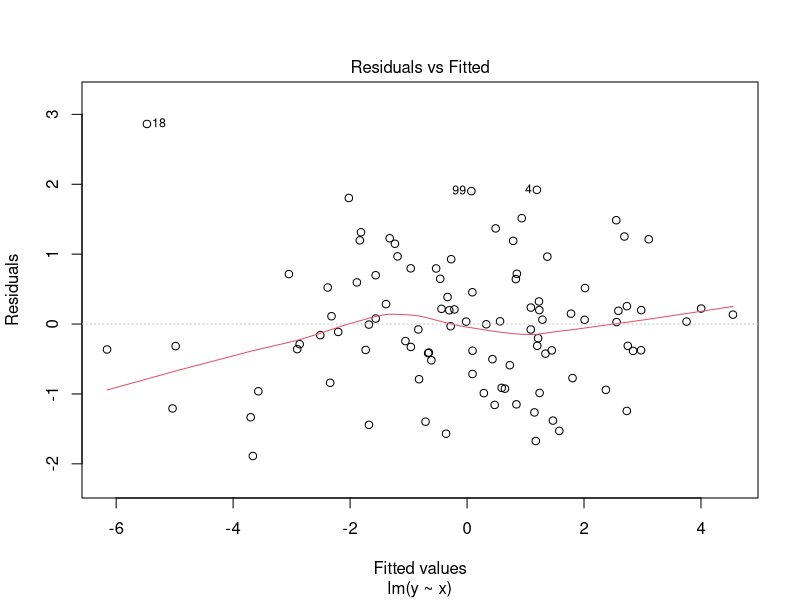

Write R code to recreate this figure.
# Load necessary libraries
library(ggplot2)

# Simulating some linear data
set.seed(42)
x <- rnorm(100)
y <- 2 * x + rnorm(100)

# Fitting a linear model
model <- lm(y ~ x)

# Summary of the model
summary(model)

# Plotting residuals vs fitted values
plot(model, which=1) # Residuals vs Fitted
